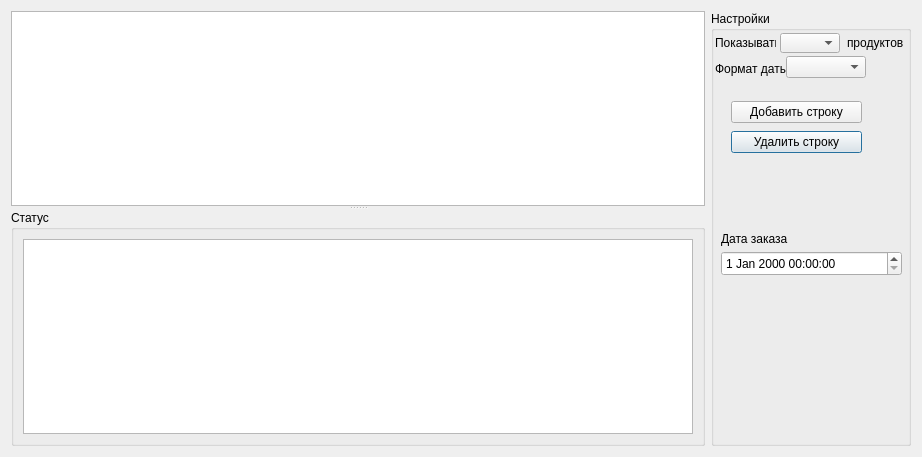
<?xml version="1.0" encoding="UTF-8"?>
<ui version="4.0">
 <class>DialogDbPurchases</class>
 <widget class="QDialog" name="DialogDbPurchases">
  <property name="geometry">
   <rect>
    <x>0</x>
    <y>0</y>
    <width>922</width>
    <height>457</height>
   </rect>
  </property>
  <property name="windowTitle">
   <string>Dialog</string>
  </property>
  <layout class="QHBoxLayout" name="horizontalLayout_2">
   <item>
    <widget class="QSplitter" name="splitter">
     <property name="lineWidth">
      <number>4</number>
     </property>
     <property name="orientation">
      <enum>Qt::Vertical</enum>
     </property>
     <widget class="QTableView" name="tableViewData">
      <property name="selectionMode">
       <enum>QAbstractItemView::SingleSelection</enum>
      </property>
      <property name="selectionBehavior">
       <enum>QAbstractItemView::SelectRows</enum>
      </property>
      <attribute name="horizontalHeaderStretchLastSection">
       <bool>false</bool>
      </attribute>
     </widget>
     <widget class="QGroupBox" name="groupBoxLog">
      <property name="title">
       <string>Статус</string>
      </property>
      <layout class="QHBoxLayout" name="horizontalLayout">
       <item>
        <widget class="QPlainTextEdit" name="plainTextEditLog"/>
       </item>
      </layout>
     </widget>
    </widget>
   </item>
   <item>
    <widget class="QGroupBox" name="groupBoxSettings">
     <property name="sizePolicy">
      <sizepolicy hsizetype="Fixed" vsizetype="Preferred">
       <horstretch>0</horstretch>
       <verstretch>0</verstretch>
      </sizepolicy>
     </property>
     <property name="minimumSize">
      <size>
       <width>200</width>
       <height>0</height>
      </size>
     </property>
     <property name="maximumSize">
      <size>
       <width>200</width>
       <height>16777215</height>
      </size>
     </property>
     <property name="title">
      <string>Настройки</string>
     </property>
     <widget class="QLabel" name="labelDescViewMode">
      <property name="geometry">
       <rect>
        <x>4</x>
        <y>24</y>
        <width>61</width>
        <height>16</height>
       </rect>
      </property>
      <property name="text">
       <string>Показывать</string>
      </property>
     </widget>
     <widget class="QComboBox" name="comboBoxViewMode">
      <property name="geometry">
       <rect>
        <x>69</x>
        <y>22</y>
        <width>60</width>
        <height>20</height>
       </rect>
      </property>
     </widget>
     <widget class="QLabel" name="labelUnitViewMode">
      <property name="geometry">
       <rect>
        <x>136</x>
        <y>24</y>
        <width>60</width>
        <height>16</height>
       </rect>
      </property>
      <property name="text">
       <string>продуктов</string>
      </property>
     </widget>
     <widget class="QComboBox" name="comboBoxDateTimeUsage">
      <property name="geometry">
       <rect>
        <x>75</x>
        <y>45</y>
        <width>80</width>
        <height>22</height>
       </rect>
      </property>
     </widget>
     <widget class="QPushButton" name="pushButtonDeleteRow">
      <property name="geometry">
       <rect>
        <x>20</x>
        <y>120</y>
        <width>131</width>
        <height>22</height>
       </rect>
      </property>
      <property name="text">
       <string>Удалить строку</string>
      </property>
     </widget>
     <widget class="QPushButton" name="pushButtonAppendRow">
      <property name="geometry">
       <rect>
        <x>20</x>
        <y>90</y>
        <width>131</width>
        <height>22</height>
       </rect>
      </property>
      <property name="text">
       <string>Добавить строку</string>
      </property>
     </widget>
     <widget class="QLabel" name="labelDescDateViewMode">
      <property name="geometry">
       <rect>
        <x>4</x>
        <y>50</y>
        <width>71</width>
        <height>16</height>
       </rect>
      </property>
      <property name="text">
       <string>Формат даты</string>
      </property>
     </widget>
     <widget class="QDateTimeEdit" name="dateTimeEditMapper">
      <property name="geometry">
       <rect>
        <x>10</x>
        <y>240</y>
        <width>181</width>
        <height>25</height>
       </rect>
      </property>
     </widget>
     <widget class="QLabel" name="labelDescPurchaseDate">
      <property name="geometry">
       <rect>
        <x>10</x>
        <y>220</y>
        <width>101</width>
        <height>16</height>
       </rect>
      </property>
      <property name="text">
       <string>Дата заказа</string>
      </property>
     </widget>
    </widget>
   </item>
  </layout>
 </widget>
 <resources/>
 <connections/>
</ui>
